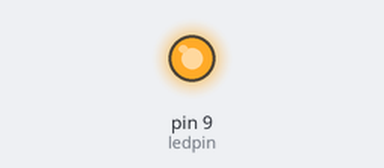
A sketch run on a simulated Arduino Uno, built with avr-gcc and run on an emulated ATmega328P. On the bench: output pins drawn as LEDs (lit = HIGH).

Above: at 0.05 s.
At 1.05 s:
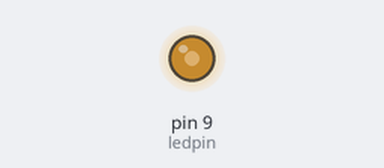
At 1.6 s:
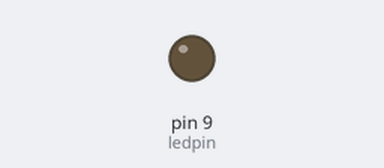
Timing chart, 0 to 3.7 s (numbered marks = the images above):
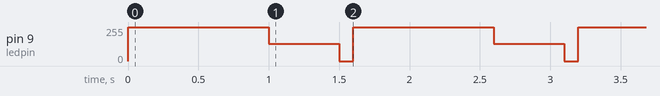

The sketch:

fading.ino
```cpp
int ledpin=9;
void setup() {
  // put your setup code here, to run once:
  pinMode(ledpin,OUTPUT);

}

void loop() {
  // put your main code here, to run repeatedly:
  analogWrite(ledpin,512);
  delay(500);
  analogWrite(ledpin,256);
  delay(500);
  analogWrite(ledpin,128);
  delay(500);
  analogWrite(ledpin,0);
  delay(100);

}
```

Measured:
- by itself, pin 9 (ledpin): repeats every 1.6 s: 128/255 0.50 s, 0/255 0.10 s, 255/255 1.0 s
